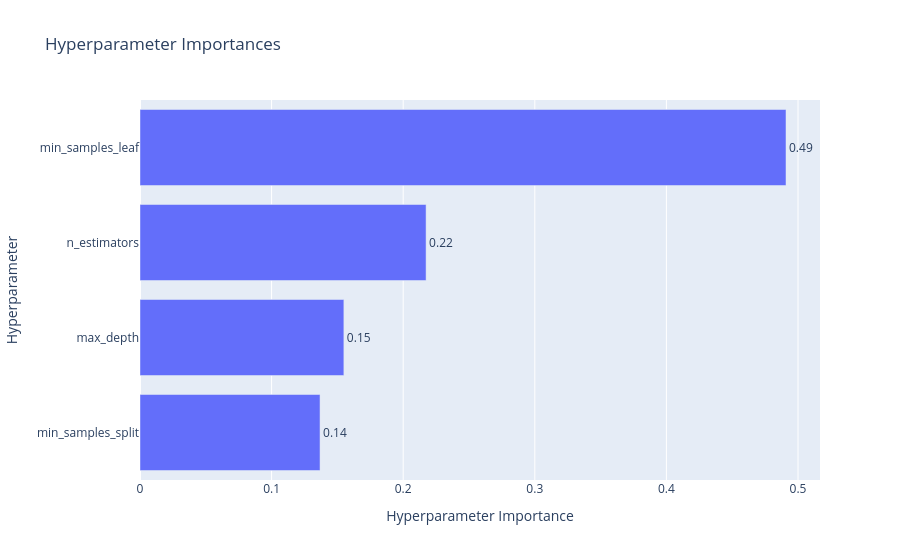

Write notebook code for a chart like this one.
### Code cell
optuna.visualization.plot_param_importances(study_rf_10)

### Figure 1 — Plotly figure (JSON) as saved in the notebook; plotly's stock layout.template omitted (floating-point values rounded to 4 significant figures)
{"data": [{"cliponaxis": false, "hovertemplate": ["min_samples_split (IntDistribution): 0.13681065793015146<extra></extra>", "max_depth (IntDistribution): 0.15492025509661764<extra></extra>", "n_estimators (IntDistribution): 0.21738537101246144<extra></extra>", "min_samples_leaf (IntDistribution): 0.4908837159607695<extra></extra>"], "name": "Objective Value", "orientation": "h", "text": ["0.14", "0.15", "0.22", "0.49"], "textposition": "outside", "type": "bar", "x": [0.1368, 0.1549, 0.2174, 0.4909], "y": ["min_samples_split", "max_depth", "n_estimators", "min_samples_leaf"]}], "layout": {"title": {"text": "Hyperparameter Importances"}, "xaxis": {"title": {"text": "Hyperparameter Importance"}}, "yaxis": {"title": {"text": "Hyperparameter"}}}}
